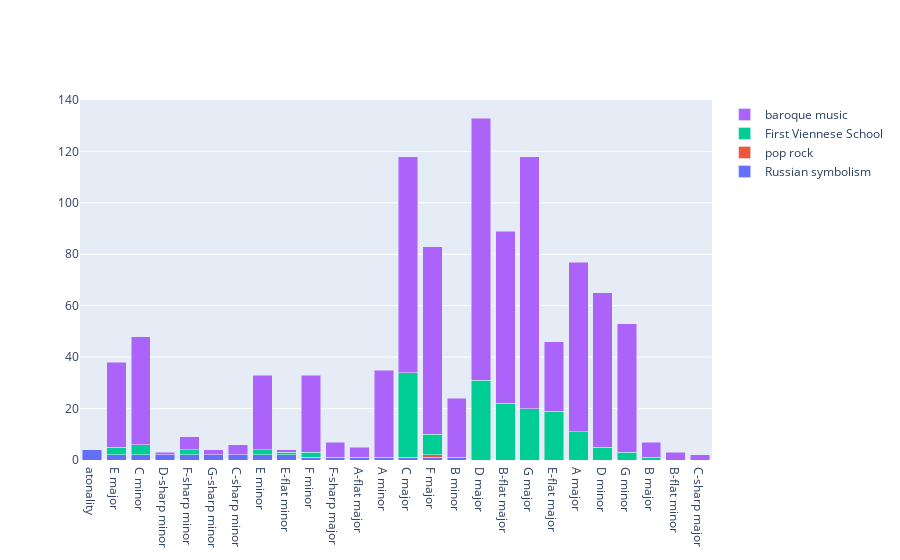

Here is the notebook cell this chart was saved with:
### Code cell
plotly_bar()

### Figure 1 — Plotly figure (JSON) as saved in the notebook; plotly's stock layout.template omitted (floating-point values rounded to 4 significant figures)
{"data": [{"name": "Russian symbolism", "type": "bar", "x": ["atonality", "E major", "C minor", "D-sharp minor", "F-sharp minor", "G-sharp minor", "C-sharp minor", "E minor", "E-flat minor", "F minor", "F-sharp major", "A-flat major", "A minor", "C major", "F major", "B minor"], "y": [4, 2, 2, 2, 2, 2, 2, 2, 2, 1, 1, 1, 1, 1, 1, 1]}, {"name": "pop rock", "type": "bar", "x": ["F major"], "y": [1]}, {"name": "First Viennese School", "type": "bar", "x": ["C major", "D major", "B-flat major", "G major", "E-flat major", "A major", "F major", "D minor", "C minor", "G minor", "E major", "E minor", "F-sharp minor", "F minor", "E-flat minor", "B major"], "y": [33, 31, 22, 20, 19, 11, 8, 5, 4, 3, 3, 2, 2, 2, 1, 1]}, {"name": "baroque music", "type": "bar", "x": ["D major", "G major", "C major", "F major", "B-flat major", "A major", "D minor", "G minor", "C minor", "A minor", "E major", "F minor", "E minor", "E-flat major", "B minor", "F-sharp major", "B major", "F-sharp minor", "A-flat major", "C-sharp minor", "B-flat minor", "C-sharp major", "G-sharp minor", "E-flat minor", "D-sharp minor"], "y": [102, 98, 84, 73, 67, 66, 60, 50, 42, 34, 33, 30, 29, 27, 23, 6, 6, 5, 4, 4, 3, 2, 2, 1, 1]}], "layout": {"barmode": "stack"}}
